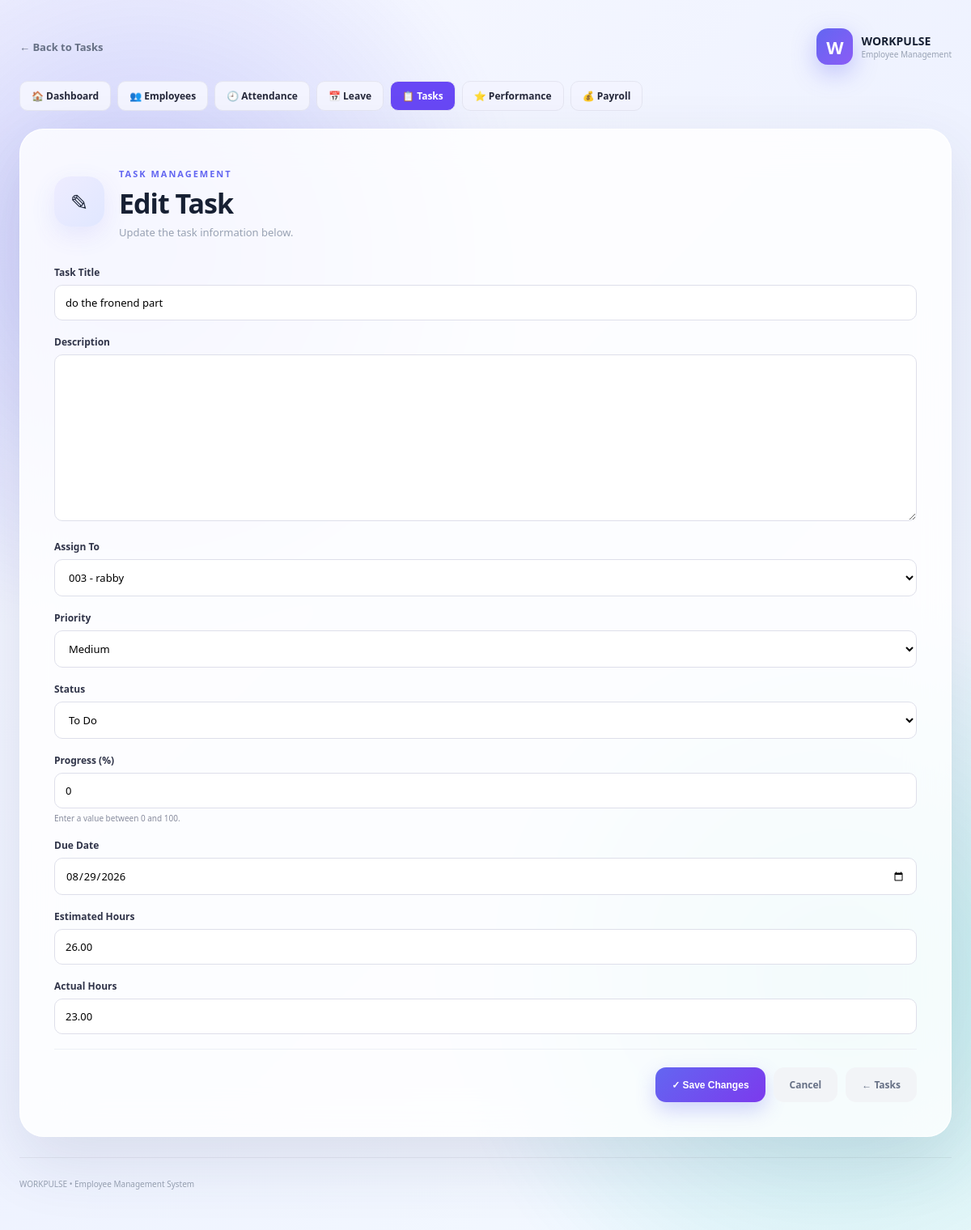
The page /tasks/1/edit/ (signed in) on the database its author committed.
### core/models.py (models this page shows, shortened)
class Task(models.Model):
    PRIORITY_CHOICES = [
        ('low', 'Low'),
        ('medium', 'Medium'),
        ('high', 'High'),
        ('critical', 'Critical'),
    ]
    STATUS_CHOICES = [
        ('todo', 'To Do'),
        ('in_progress', 'In Progress'),
        ('submitted', 'Submitted'),
        ('review', 'Under Review'),
        ('completed', 'Completed'),
        ('overdue', 'Overdue'),
        ('cancelled', 'Cancelled'),
    ]
    title = models.CharField(
        max_length=200
    )
    description = models.TextField(
        blank=True
    )
    assigned_to = models.ForeignKey(
        Employee,
        on_delete=models.CASCADE,
        related_name='tasks'
    )
    priority = models.CharField(
        max_length=20,
        choices=PRIORITY_CHOICES,
        default='medium'
    )
    status = models.CharField(
        max_length=20,
        choices=STATUS_CHOICES,
        default='todo'
    )
    progress = models.PositiveIntegerField(
        default=0
    )
    due_date = models.DateField()
    estimated_hours = models.DecimalField(
        max_digits=6,
        decimal_places=2,
        default=0
    )
    actual_hours = models.DecimalField(
        max_digits=6,
        decimal_places=2,
        default=0
    )
    created_at = models.DateTimeField(
        auto_now_add=True
    )
    assigned_at = models.DateTimeField(
        null=True,
        blank=True
    )
    started_at = models.DateTimeField(
        null=True,
        blank=True
    )
    submitted_at = models.DateTimeField(
        null=True,
        blank=True
    )
    completed_at = models.DateTimeField(
        null=True,
        blank=True
    )
    updated_at = models.DateTimeField(
        auto_now=True
    )
    class Meta:
        ordering = [
            'due_date',
            '-priority'
        ]

### core/views.py (the view)
@admin_required
def task_edit(request, task_id):
    task = get_object_or_404(
        Task,
        id=task_id
    )
    form = TaskForm(request.POST or None, instance=task)
    if request.method == 'POST' and form.is_valid():
        form.save()
        messages.success(request, 'Task updated successfully.')
        return redirect('task_detail', task_id=task.id)
    return render(
        request,
        'core/task_edit.html',
        {
            'task': task,
            'form': form,
        }
    )

### core/forms.py (shortened to what this page needs)
class TaskForm(forms.ModelForm):
    class Meta:
        model = Task
        fields = (
            'title',
            'description',
            'assigned_to',
            'priority',
            'status',
            'progress',
            'due_date',
            'estimated_hours',
            'actual_hours',
        )
        widgets = {
            'due_date': forms.DateInput(
                attrs={
                    'type': 'date'
                }
            )
        }

### core/context_processors.py (called while the page is built)
def workpulse_notifications(request):
    if not request.user.is_authenticated:
        return {}
    notifications = Notification.objects.filter(recipient=request.user)
    return {
        'unread_notifications': notifications.filter(read_at__isnull=True)[:5],
        'unread_notification_count': notifications.filter(read_at__isnull=True).count(),
    }

### core/models.py (called while the page is built)
    def __str__(self):
        return f"{self.employee_id} - {self.full_name}"

### core/views.py (called while the page is built)
def admin_required(view):
    return never_cache(user_passes_test(
        lambda user: user.is_authenticated and user.is_staff,
        login_url='admin_login',
    )(view))

### core/templates/core/task_edit.html (shortened to what this page needs)
{% load static %}
<!DOCTYPE html>
<html lang="en">
<head>
    <link
        rel="stylesheet"
        href="{% static 'core/css/style.css' %}"
    >
</head>
<body class="form-page">
<div class="form-background"></div>
<main class="form-wrapper">
    <div class="form-top">
        <a
            href="{% url 'task_list' %}"
            class="back-link"
        >
            ← Back to Tasks
        </a>
        <div class="form-brand">
            <div class="brand-icon">
                W
            </div>
            <div>
                <strong>WORKPULSE</strong>
                <span>Employee Management</span>
            </div>
        </div>
    </div>
    <nav class="page-nav">
        <a href="{% url 'dashboard_page' %}">
            🏠 Dashboard
        </a>
        <a href="{% url 'employee_list' %}">
            👥 Employees
        </a>
        <a href="{% url 'attendance_list' %}">
            🕘 Attendance
        </a>
        <a href="{% url 'leave_list' %}">
            📅 Leave
        </a>
        <a
            href="{% url 'task_list' %}"
            class="active"
        >
            📋 Tasks
        </a>
        <a href="{% url 'performance_list' %}">
            ⭐ Performance
        </a>
        <a href="{% url 'payroll_list' %}">
            💰 Payroll
        </a>
    </nav>
    <section class="form-card">
        <div class="form-heading">
            <div class="form-icon">
                ✎
            </div>
            <div>
                <span class="section-label">
                    TASK MANAGEMENT
                </span>
                <h1>
                    Edit Task
                </h1>
                <p>
                    Update the task information below.
                </p>
            </div>
        </div>
        <form method="POST">
            <div class="form-group">
                <label for="{{ form.title.id_for_label }}">
                    Task Title
                </label>
                {{ form.title }}
            </div>
            <div class="form-group">
                <label for="{{ form.description.id_for_label }}">
                    Description
                </label>
                {{ form.description }}
            </div>
            <div class="form-group">
                <label for="{{ form.assigned_to.id_for_label }}">
                    Assign To
                </label>
                {{ form.assigned_to }}
            </div>
            <div class="form-group">
                <label for="{{ form.priority.id_for_label }}">
                    Priority
                </label>
                {{ form.priority }}
            </div>
            <div class="form-group">
                <label for="{{ form.status.id_for_label }}">
                    Status
                </label>
                {{ form.status }}
            </div>
            <div class="form-group">
                <label for="{{ form.progress.id_for_label }}">
                    Progress (%)
                </label>
                {{ form.progress }}
                <span class="form-help">
                    Enter a value between 0 and 100.
                </span>
            </div>
            <div class="form-group">
                <label for="{{ form.due_date.id_for_label }}">
                    Due Date
                </label>
                {{ form.due_date }}
            </div>
            <div class="form-group">
                <label for="{{ form.estimated_hours.id_for_label }}">
                    Estimated Hours
                </label>
                {{ form.estimated_hours }}
            </div>
            <div class="form-group">
                <label for="{{ form.actual_hours.id_for_label }}">
                    Actual Hours
                </label>
                {{ form.actual_hours }}
            </div>
            <div class="form-actions">
                <button
                    type="submit"
                    class="save-btn"
                >
                    ✓ Save Changes
                </button>
                <a
                    href="{% url 'task_detail' task.id %}"
                    class="cancel-btn"
                >
                    Cancel
                </a>
                <a
                    href="{% url 'task_list' %}"
                    class="cancel-btn"
                >
                    ← Tasks
                </a>
            </div>
        </form>
    </section>
    <footer class="form-footer">
        WORKPULSE • Employee Management System
    </footer>
</main>
</body>
</html>

### core/static/core/css/style.css (style rules this page uses)
* { margin: 0; padding: 0; box-sizing: border-box; }
html { scroll-behavior: smooth; }
body { font-family: "Segoe UI", Arial, sans-serif; min-height: 100vh; color: #172033; overflow-x: hidden; background: radial-gradient(circle at 10% 20%, rgba(99,102,241,.14), transparent 30%), radial-gradient(circle at 90% 80%, rgba(16,185,129,.12), transparent 30%), linear-gradient(135deg, #f8f9ff, #eef2ff 50%, #f5fbff); }
.brand-icon { width: 45px; height: 45px; display: grid; place-items: center; color: white; font-weight: 800; font-size: 22px; border-radius: 14px; background: linear-gradient( 135deg, #6366f1, #8b5cf6 ); box-shadow: 0 10px 30px rgba(99,102,241,.35); }
.eyebrow, .section-label { color: #6366f1; font-size: 11px; font-weight: 800; letter-spacing: 2px; }
footer { display: flex; justify-content: space-between; margin-top: 60px; padding-top: 25px; border-top: 1px solid rgba(0,0,0,.06); color: #98a2b3; font-size: 11px; }
.form-page { min-height: 100vh; display: flex; align-items: center; justify-content: center; }
.form-background { position: fixed; inset: 0; z-index: -2; background: radial-gradient( circle at 15% 20%, rgba(99,102,241,.18), transparent 30% ), radial-gradient( circle at 85% 80%, rgba(6,182,212,.14), transparent 30% ); }
.form-wrapper { width: min(1500px, calc(100% - 48px)); padding: 35px 0 50px; animation: formEnter .7s ease; }
.form-top { display: flex; justify-content: space-between; align-items: center; margin-bottom: 20px; }
.back-link { text-decoration: none; color: #667085; font-size: 13px; font-weight: 600; transition: .25s; }
.form-brand { display: flex; align-items: center; gap: 10px; }
.form-brand strong { display: block; font-size: 14px; }
.form-brand span { display: block; color: #98a2b3; font-size: 10px; }
.form-card { padding: 42px; border-radius: 30px; background: rgba(255,255,255,.82); border: 1px solid rgba(255,255,255,.95); backdrop-filter: blur(25px); box-shadow: 0 30px 80px rgba(50,60,100,.12); }
.form-heading { display: flex; align-items: center; gap: 18px; margin-bottom: 32px; }
.form-icon { width: 62px; height: 62px; display: grid; place-items: center; border-radius: 20px; font-size: 27px; background: linear-gradient( 135deg, #eeecff, #e0e7ff ); box-shadow: 0 10px 30px rgba(99,102,241,.12); }
.form-heading h1 { margin-top: 4px; font-size: 34px; letter-spacing: -1px; }
.form-heading p { color: #98a2b3; font-size: 13px; margin-top: 4px; }
.form-actions { display: flex; justify-content: flex-end; gap: 10px; padding-top: 22px; border-top: 1px solid #edf0f5; }
.cancel-btn, .save-btn { padding: 13px 20px; border-radius: 13px; font-size: 12px; font-weight: 700; text-decoration: none; cursor: pointer; transition: .25s; }
.cancel-btn { color: #667085; background: #f2f4f7; }
.save-btn { border: 0; color: white; background: linear-gradient( 135deg, #6366f1, #7c3aed ); box-shadow: 0 10px 25px rgba(99,102,241,.28); }
.form-footer { text-align: center; margin-top: 25px; color: #98a2b3; font-size: 10px; }

### core/templates/core/task_edit.html (style rules this page uses)
.page-nav { display: flex; flex-wrap: wrap; gap: 8px; margin-bottom: 22px; }
.page-nav a { text-decoration: none; padding: 9px 14px; border-radius: 10px; background: #f3f4ff; color: #25283a; border: 1px solid #e4e5f1; font-size: 12px; font-weight: 600; }
.page-nav a.active { background: #6848f5; color: white; }
.form-group { margin-bottom: 18px; }
.form-group label { display: block; margin-bottom: 7px; font-size: 12px; font-weight: 700; color: #303449; }
.form-group input, .form-group select, .form-group textarea { width: 100%; box-sizing: border-box; padding: 12px 13px; border: 1px solid #dedfea; border-radius: 10px; background: white; font-family: inherit; font-size: 13px; outline: none; }
.form-group textarea { min-height: 110px; resize: vertical; }
.form-help { display: block; margin-top: 5px; color: #888c9e; font-size: 10px; }

### rows shown on the page
Task: title "do the fronend part", assigned_to "003 - rabby", priority "Medium", status "To Do", progress "0", due_date "08/29/2026", estimated_hours "26.00", actual_hours "23.00"
